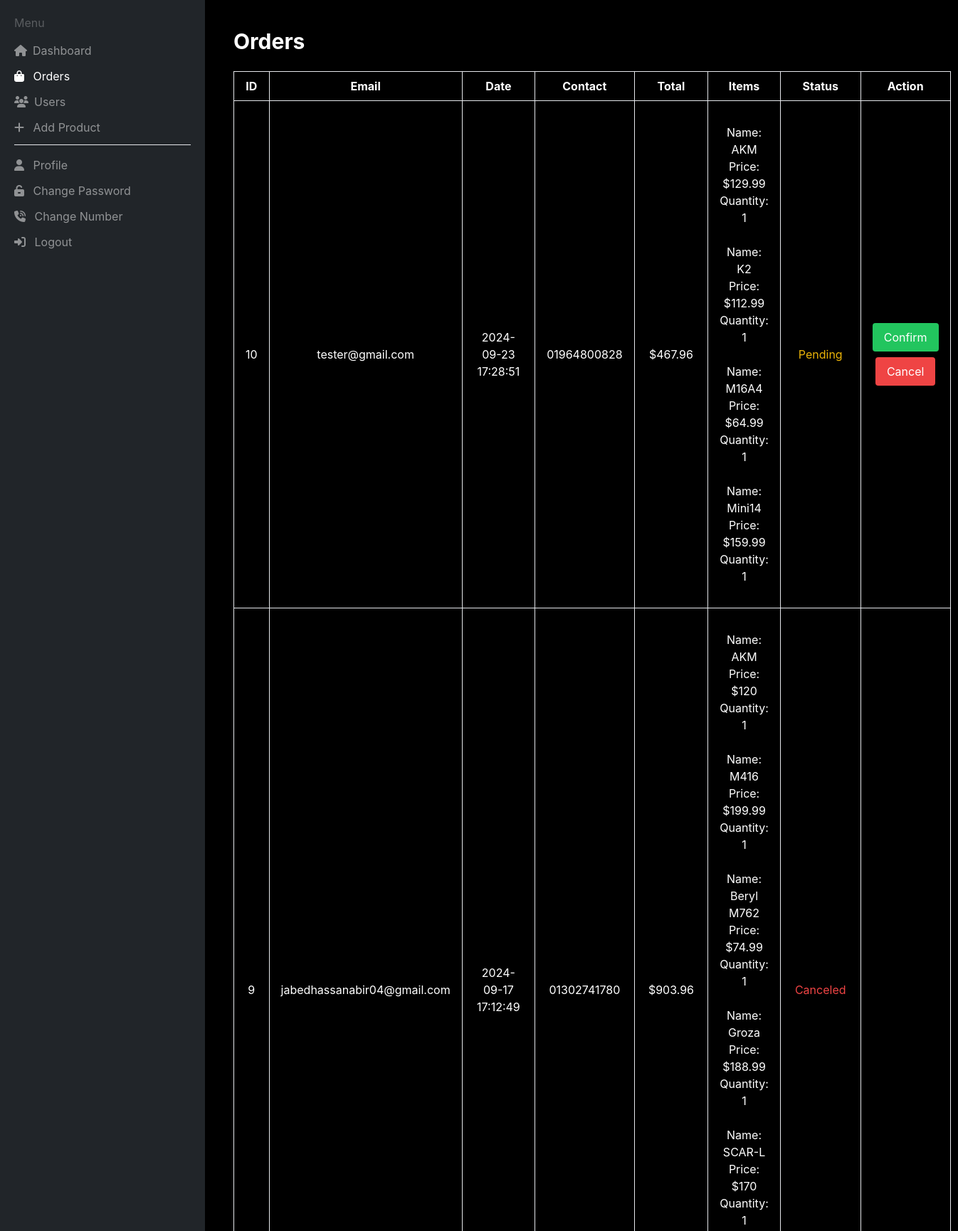
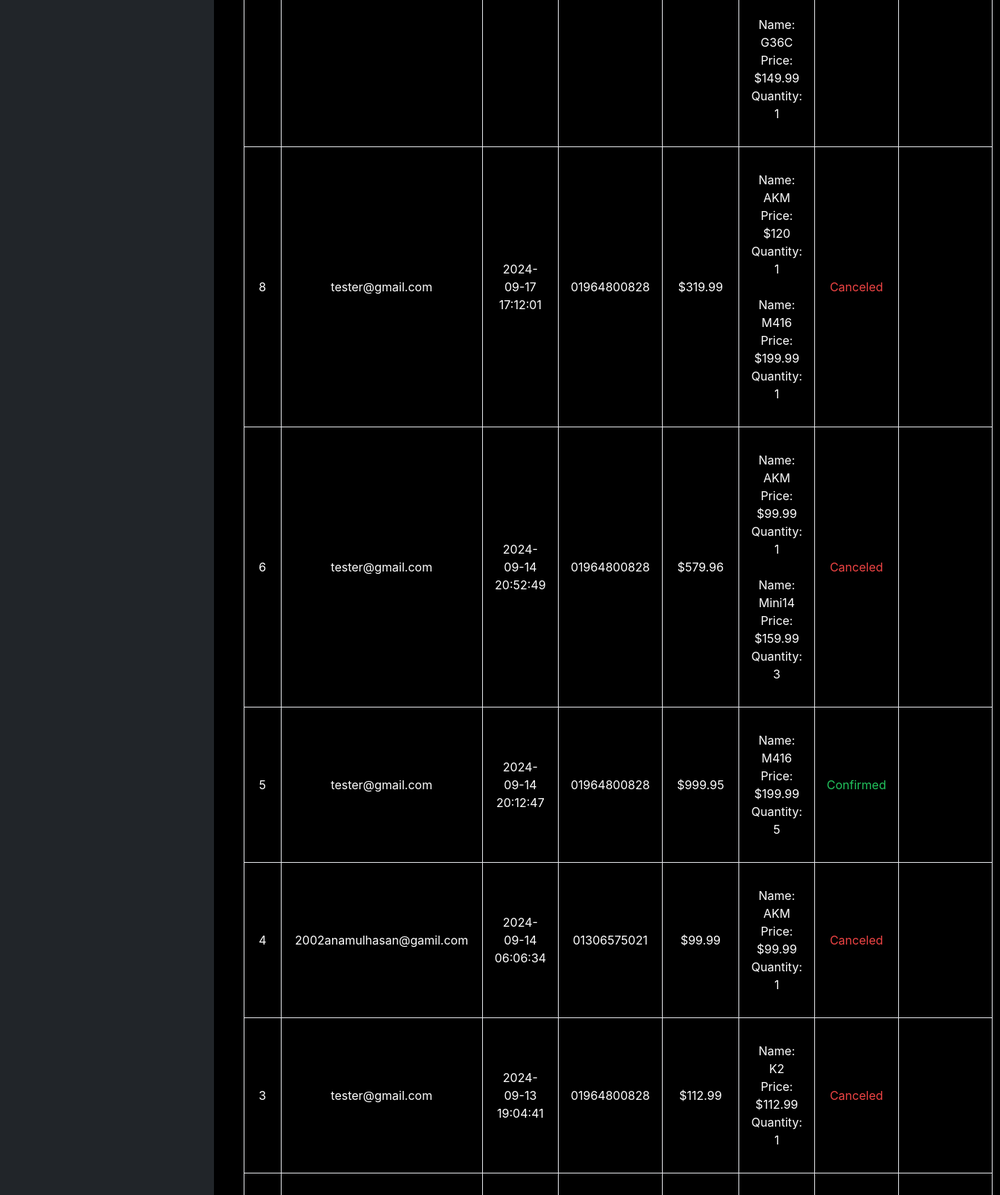
Screenshot of /orders.php (signed in, upper part) with the database file from the repository (2 pictures, top to bottom).
### tables this page shows
CREATE TABLE `orders` (
  `id` int(11) NOT NULL,
  `email` varchar(255) NOT NULL,
  `order_date` timestamp NOT NULL DEFAULT current_timestamp(),
  `total` decimal(10,2) NOT NULL,
  `items` text NOT NULL,
  `status` varchar(50) NOT NULL DEFAULT 'pending'
);

CREATE TABLE `users` (
  `id` int(11) NOT NULL,
  `username` varchar(50) NOT NULL,
  `email` varchar(100) NOT NULL,
  `password` varchar(255) NOT NULL,
  `contact` varchar(50) NOT NULL,
  `gender` enum('male','female') NOT NULL,
  `birth_date` date NOT NULL,
  `role` varchar(50) NOT NULL DEFAULT 'customer',
  `created_at` timestamp NOT NULL DEFAULT current_timestamp()
);

### orders.php (the view, shortened to what this page needs)
<?php
include 'connect.php';
$sql = $conn->query("
    SELECT orders.*, users.contact
    FROM orders
    JOIN users ON orders.email = users.email
    ORDER BY orders.order_date DESC
");
$orders = $sql->fetch_all(MYSQLI_ASSOC);
?>
<!DOCTYPE html>
<html lang="en">
<head>
    <?php
    include './templates/head.php';
    ?>
</head>
<body class="dashboard bg-black">
    <?php
    include './templates/header.php';
    ?>
    <main class="content ml-72 min-h-screen p-10">
        <h1 class="text-white text-3xl font-bold mb-6">Orders</h1>
        <table class="table-auto w-full bg-transparent text-white text-center border border-gray-700">
            <thead>
                <tr>
                    <th class="border px-4 py-2">ID</th>
                    <th class="border px-4 py-2">Email</th>
                    <th class="border px-4 py-2">Date</th>
                    <th class="border px-4 py-2">Contact</th>
                    <th class="border px-4 py-2">Total</th>
                    <th class="border px-4 py-2">Items</th>
                    <th class="border px-4 py-2">Status</th>
                    <th class="border px-4 py-2">Action</th>
                </tr>
            </thead>
            <tbody>
                <?php
                foreach ($orders as $order) {
                    echo '<tr>';
                    echo '<td class="border px-4 py-2">' . htmlspecialchars($order['id']) . '</td>';
                    echo '<td class="border px-4 py-2">' . htmlspecialchars($order['email']) . '</td>';
                    echo '<td class="border px-4 py-2">' . htmlspecialchars($order['order_date']) . '</td>';
                    echo '<td class="border px-4 py-2">' . htmlspecialchars($order['contact']) . '</td>';
                    echo '<td class="border px-4 py-2">$' . htmlspecialchars($order['total']) . '</td>';
                    $items = json_decode($order['items'], true);
                    if (is_array($items)) {
                        echo '<td class="border px-4 pt-8 pb-2">';
                        foreach ($items as $item) {
                            echo 'Name: ' . htmlspecialchars($item['name']) . '<br>';
                            echo 'Price: $' . htmlspecialchars($item['price']) . '<br>';
                            echo 'Quantity: ' . htmlspecialchars($item['quantity']) . '<br><br>';
                        }
                        echo '</td>';
                    } else {
                        echo '<td>Invalid item data</td>';
                    }
                    echo '<td class="border px-4 py-2" id="status-' . htmlspecialchars($order['id']) . '">';
                    if ($order['status'] === 'confirmed') {
                        echo '<span class="text-green-500">Confirmed</span>';
                    } elseif ($order['status'] === 'canceled') {
                        echo '<span class="text-red-500">Canceled</span>';
                    } else {
                        echo '<span class="text-yellow-500">Pending</span>';
                    }
                    echo '</td>';
                    echo '<td class="border px-4 py-2" id="action-' . htmlspecialchars($order['id']) . '">';
                    if ($order['status'] === 'pending') {
                        echo '<button onclick="updateOrderStatus(' . htmlspecialchars($order['id']) . ', \'confirmed\')" class="block mx-auto bg-green-500 text-white px-4 py-2 rounded">Confirm</button>';
                        echo '<button onclick="updateOrderStatus(' . htmlspecialchars($order['id']) . ', \'canceled\')" class="block mx-auto mt-2 bg-red-500 text-white px-4 py-2 rounded">Cancel</button>';
                    }
                    echo '</td>';
                    echo '</tr>';
                }
                ?>
            </tbody>
        </table>
    </main>
</body>
</html>

### css/global-style.css (style rules this page uses)
:root { --content-width: 100%; --gap: 15px; --column-padding: 10px; --primary-color: #e6533c; --bg-color: #222222; --heading-color: white; --text-color: white; --primary-font: 'Inter', sans-serif; }
* { transition: all 0.2s; font-family: var(--primary-font); box-sizing: border-box; scroll-behavior: smooth; }
body { margin: 0; }

### css/style.css (style rules this page uses)
body { background-color: #212529; }

### rows the page displays
orders: id "10", email "tester@gmail.com", order_date "2024-09-23 17:28:51", users.contact "01964800828", total "467.96", name "AKM", price "129.99", quantity "1", name "K2", price "112.99", name "M16A4", price "64.99", name "Mini14", price "159.99", status "Pending"
orders: id "9", email "jabedhassanabir04@gmail.com", order_date "2024-09-17 17:12:49", users.contact "01302741780", total "903.96", name "AKM", price "120", quantity "1", name "M416", price "199.99", name "Beryl M762", price "74.99", name "Groza", price "188.99", name "SCAR-L", price "170", name "G36C", price "149.99", status "Canceled"
orders: id "8", email "tester@gmail.com", order_date "2024-09-17 17:12:01", users.contact "01964800828", total "319.99", name "AKM", price "120", quantity "1", name "M416", price "199.99", status "Canceled"
orders: id "6", email "tester@gmail.com", order_date "2024-09-14 20:52:49", users.contact "01964800828", total "579.96", name "AKM", price "99.99", quantity "1", name "Mini14", price "159.99", quantity "3", status "Canceled"
orders: id "5", email "tester@gmail.com", order_date "2024-09-14 20:12:47", users.contact "01964800828", total "999.95", name "M416", price "199.99", quantity "5", status "Confirmed"
orders: id "4", email "2002anamulhasan@gamil.com", order_date "2024-09-14 06:06:34", users.contact "01306575021", total "99.99", name "AKM", price "99.99", quantity "1", status "Canceled"
orders: id "3", email "tester@gmail.com", order_date "2024-09-13 19:04:41", users.contact "01964800828", total "112.99", name "K2", price "112.99", quantity "1", status "Canceled"
